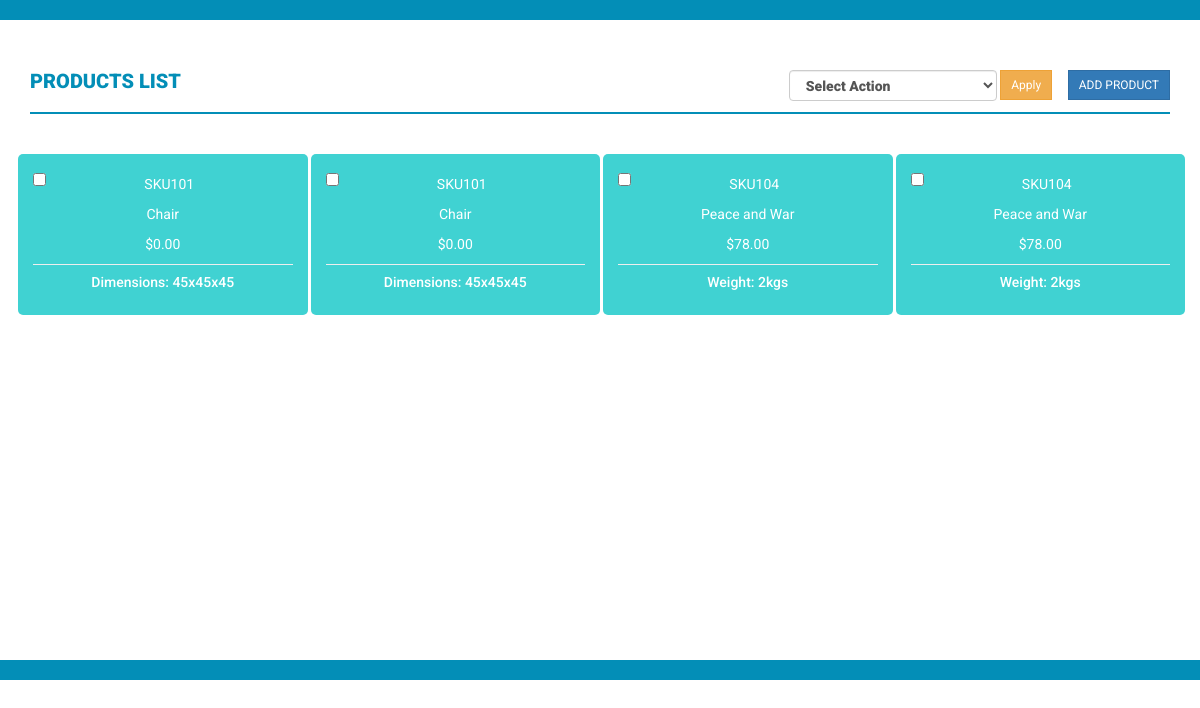
The page / on the database its author committed.
### tables this page shows
CREATE TABLE `products` (
  `product_id` bigint(20) NOT NULL,
  `sku` varchar(60) NOT NULL,
  `product_name` varchar(60) NOT NULL,
  `price` double(10,2) NOT NULL,
  `type_switcher` varchar(60) NOT NULL,
  `switcher_attribute` varchar(60) NOT NULL,
  `created_date` datetime NOT NULL,
  `last_updated` timestamp NOT NULL DEFAULT CURRENT_TIMESTAMP ON UPDATE CURRENT_TIMESTAMP,
  `status` tinyint(4) NOT NULL DEFAULT '1',
  `sort_order` tinyint(4) NOT NULL
);

### products_class.php (called while the page is built, shortened)
<?php
class products_class{
	public $host = 'localhost:3333';
	public $user = 'root';
	public $password = '';
	public $database = 'assign_task';
	public $connection='';
	public function __construct(){
		$this->connection = new mysqli($this->host,$this->user,$this->password,$this->database);
	}
	public function products_list(){
		$result = array();
		$sql="SELECT * FROM `products` order by sort_order asc ";
		if($fetch= mysqli_query($this->connection,$sql)){
			while ($row=mysqli_fetch_array($fetch,MYSQLI_ASSOC)){
				$result[]=$row;
			}
		}
		return $result;
	}
}
?>

### index.php (the view, shortened to what this page needs)
<?php
	require_once('products_class.php');
	$db = new products_class();
	$products = $db->products_list();
?>
<!DOCTYPE html>
<html>
<head>
    <link href="assets/css/bootstrap.css" rel="stylesheet" />
    <link href="assets/css/style.css" rel="stylesheet" />
</head>
<body>
    <header>
    </header>
    <div class="content-wrapper">
        <div class="container">
            <div class="row">
                <div class="col-md-12">
                    <h4 class="page-head-line">Products List
						<a href="add-product.php" class="btn btn-primary btn-sm pull-right">Add Product</a>
						<div class="pull-right col-md-3">
							<div class="col-md-9">
								<select class="form-control" id="select_apply">
									<option value="">Select Action</option>
								</select>
							</div>
							<div class="col-md-3">
								<button class="btn btn-warning btn-sm" id="check_apply" >Apply</button>
							</div>
						</div>
					</h4>
                </div>
            </div>
            <div class="row">
			<form method="post" id="delete_products">
				<?php
					if(isset($products)){
						foreach($products as $key=>$val){
				?>
                 <div class="col-md-3 col-sm-3 col-xs-6">
                    <div class="dashboard-div-wrapper bk-clr-one">
                        <div><input style="float:left" type="checkbox" value="<?php echo $val['product_id'];?>" name="check_product[]" class="check_product" id="check_product"><?php echo $val['sku'];?></div>
						<div><?php echo $val['product_name'];?></div>
						<div>$<?php echo $val['price'];?></div>
                        <hr>
                        <h5>
						<?php
							if($val['type_switcher']==1){
								echo 'Size: '.$val['switcher_attribute'];
							}elseif($val['type_switcher']==2){
								echo 'Weight: '.$val['switcher_attribute'];
							}elseif($val['type_switcher']==3){
								echo 'Dimensions: '.str_replace(',','x',$val['switcher_attribute']);
							}
						?>
						</h5>
                    </div>
                </div>
				<?php
						}
					}else{
						echo '<h1>No Products Available</h1>';
					}
				?>
            </form>
            </div>
        </div>
    </div>
   <footer>
    </footer>
</body>
</html>

### assets/css/style.css (style rules this page uses)
body { font-family: 'Roboto', sans-serif; line-height: 30px; }
.content-wrapper { margin-top: 40px; min-height: 600px; padding-bottom: 60px; }
.page-head-line { font-weight: 900; padding-bottom: 20px; border-bottom: 2px solid #038eb7; text-transform: uppercase; color: #038eb7; font-size: 20px; margin-bottom: 40px; }
.btn { border-radius: 0px; -webkit-border-radius: 0px; -moz-border-radius: 0px; }
header { background-color: #038eb7; color: #fff; padding: 10px; }
footer { padding: 10px; color: #fff; font-size: 12px; background-color: #038eb7; }
.bk-clr-one { background-color: #40D2D2; }
.dashboard-div-wrapper { border-radius: 5px; text-align: center; padding: 15px; color: #fff; margin-bottom: 20px; }
.form-control { height:31px; }
.page-head-line .col-md-9,.col-md-3 { padding-right:0px; padding-left:3px; }
.dashboard-div-wrapper hr { margin-top:5px; margin-bottom:5px; }

### rows shown on the page
products: sku "SKU101", product_name "Chair", price "0.00", switcher_attribute "45x45x45"
products: sku "SKU101", product_name "Chair", price "0.00", switcher_attribute "45x45x45"
products: sku "SKU104", product_name "Peace and War", price "78.00", switcher_attribute "2kgs"
products: sku "SKU104", product_name "Peace and War", price "78.00", switcher_attribute "2kgs"
